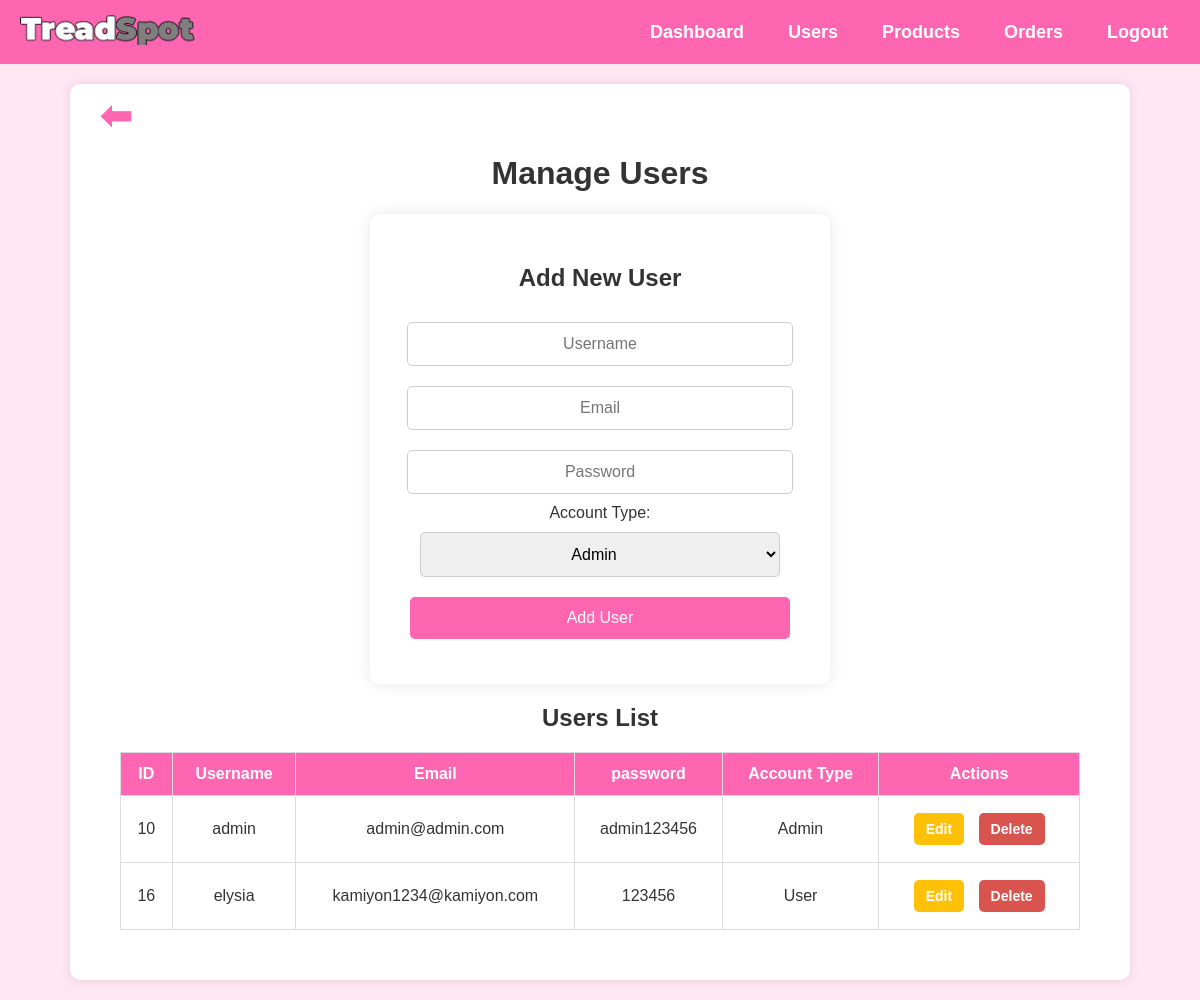
Before: /admin/manage_users.php (signed in) with the older database file.
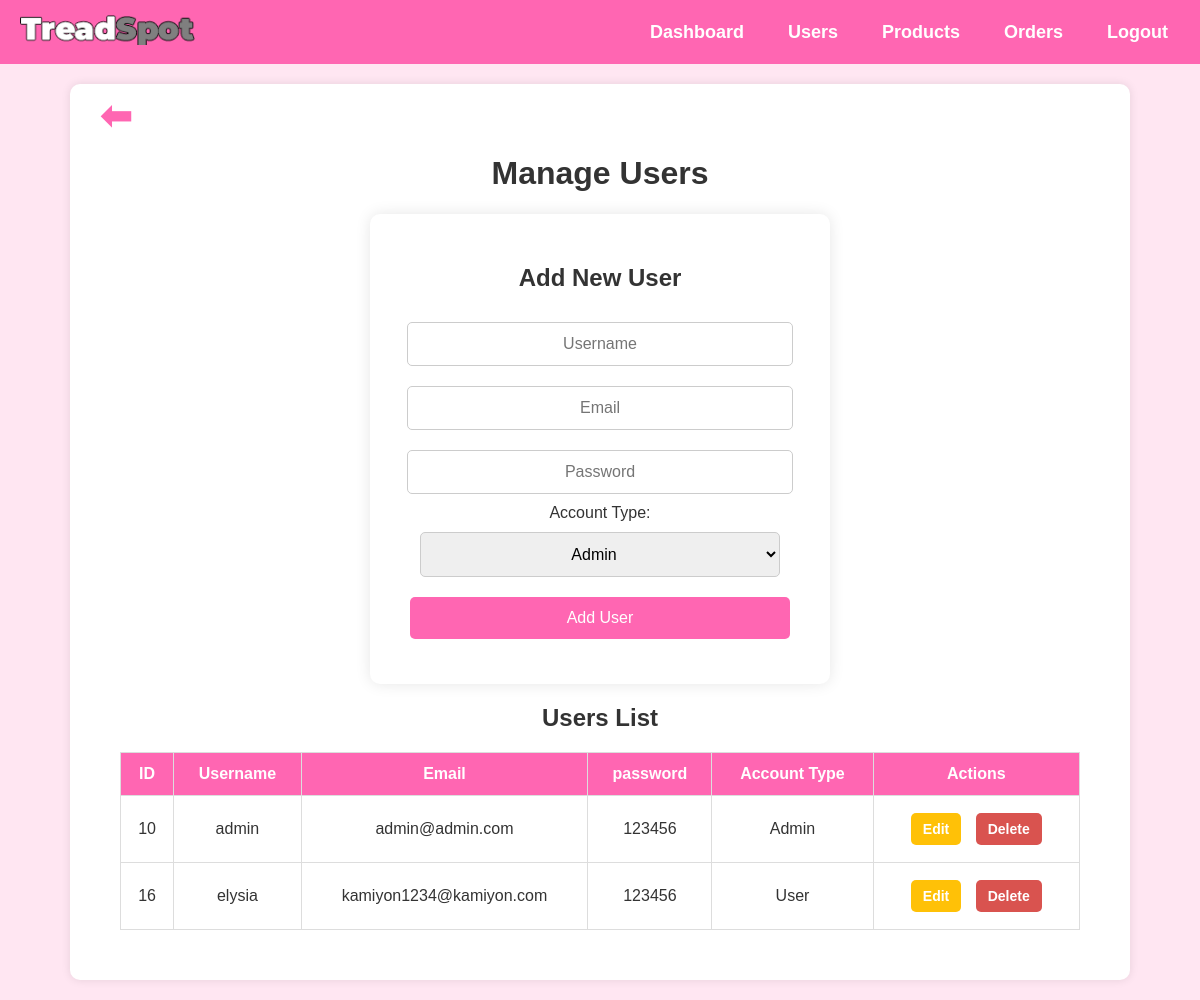
After: the same page with the newer database file.
### tables this page shows
CREATE TABLE `users` (
  `id` int(11) NOT NULL,
  `username` varchar(255) NOT NULL,
  `password` varchar(255) NOT NULL,
  `email` varchar(255) NOT NULL,
  `account_type` int(1) NOT NULL
);

### admin/manage_users.php (the view, shortened to what this page needs)
<?php
include '../config/config.php';
$sql = "SELECT * FROM users ORDER BY id ASC";
$result = $conn->query($sql);
?>
<!DOCTYPE html>
<html lang="en">
<head>
    <link rel="stylesheet" href="styles/admin_style.css">
</head>
<body>
    <?php include 'admin_navbar.php'; ?>
    <div class="admin-container">
        <a href="index.php" class="back-btn-pink">⬅</a>
        <h1>Manage Users</h1>
        <div class="form-container">
            <h2>Add New User</h2>
            <form action="manage_users.php" method="POST">
                <input type="text" name="username" placeholder="Username" required><br>
                <input type="email" name="email" placeholder="Email" required><br>
                <input type="password" name="password" placeholder="Password" required><br>
                <label>Account Type:</label>
                <select name="account_type" required>
                    <option value="1">Admin</option>
                </select><br>
                <button type="submit" name="add_user">Add User</button>
            </form>
        </div>
        <h2>Users List</h2>
        <table>
            <thead>
                <tr>
                    <th>ID</th>
                    <th>Username</th>
                    <th>Email</th>
                    <th>password</th>
                    <th>Account Type</th>
                    <th>Actions</th>
                </tr>
            </thead>
            <tbody>
                <?php
                if ($result->num_rows > 0) {
                    while ($row = $result->fetch_assoc()) {
                        echo "<tr>
                            <td>{$row['id']}</td>
                            <td>{$row['username']}</td>
                            <td>{$row['email']}</td>
                            <td>{$row['password']}</td>
                            <td>" . ($row['account_type'] == 1 ? 'Admin' : 'User') . "</td>
                            <td>
                                <a href='manage_user_edit.php?id={$row['id']}' class='edit-btn'>Edit</a>
                                <a href='manage_user_delete.php?id={$row['id']}' class='delete-btn' '>Delete</a>
                            </td>
                        </tr>";
                    }
                } else {
                    echo "<tr><td colspan='5'>No users found.</td></tr>";
                }
                ?>
            </tbody>
        </table>
    </div>
</body>
</html>

### admin/admin_navbar.php (shortened to what this page needs)
<div class="navbar">
    <a href="index.php" class="logo">
        <img src="../images/logo.png" alt="Admin Logo">
    </a>
    <ul class="nav-links">
        <li><a href="index.php">Dashboard</a></li>
        <li><a href="manage_users.php">Users</a></li>
        <li><a href="manage_product.php">Products</a></li>
        <li><a href="manage_orders.php">Orders</a></li>
        <li><a href="../logout.php">Logout</a></li>
    </ul>
</div>

### admin/styles/admin_style.css (style rules this page uses)
body { font-family: Arial, sans-serif; margin: 0; padding: 0; background-color: #ffe6f2; color: #333; display: flex; flex-direction: column; min-height: 100vh; }
.navbar { position: sticky; top: 0; background-color: #ff66b2; padding: 15px 20px; display: flex; align-items: center; justify-content: space-between; z-index: 1000; }
.navbar .logo img { height: 30px; width: auto; }
.nav-links { list-style: none; padding: 0; margin: 0; display: flex; }
.nav-links li { margin-left: 20px; }
.nav-links a { color: white; text-decoration: none; font-size: 18px; font-weight: bold; padding: 8px 12px; transition: 0.3s; }
.admin-container { position: relative; text-align: center; padding: 50px; background: white; margin: 20px auto; border-radius: 10px; width: 80%; box-shadow: 0 0 10px rgba(0, 0, 0, 0.1); }
.form-container { width: 100%; max-width: 400px; padding: 30px; margin: 20px auto; background: white; border-radius: 10px; box-shadow: 0 0 15px rgba(0, 0, 0, 0.1); text-align: center; }
.form-container input, .form-container select { width: 90%; padding: 12px; margin: 10px 0; border: 1px solid #ccc; border-radius: 5px; font-size: 16px; text-align: center; }
.form-container button { width: 95%; padding: 12px; margin-top: 10px; margin-bottom: 15px; background-color: #ff66b2; border: none; color: white; font-size: 16px; border-radius: 5px; cursor: pointer; transition: 0.3s; }
table { width: 100%; margin-top: 20px; border-collapse: collapse; background: white; }
th, td { padding: 12px; border: 1px solid #ddd; text-align: center; }
th { background-color: #ff66b2; color: white; }
.edit-btn, .delete-btn { display: inline-block; padding: 8px 12px; color: white; text-decoration: none; border-radius: 5px; font-weight: bold; font-size: 14px; transition: 0.3s; margin: 5px; }
.edit-btn { background-color: #ffc107; }
.delete-btn { background-color: #d9534f; }
.back-btn-pink { position: absolute; top: 10px; left: 30px; font-size: 38px; color: #ff66b2; text-decoration: none; font-weight: bold; transition: 0.3s; }

Changed rows visible on the page:
changed users "admin": password "admin123456" → "123456"
